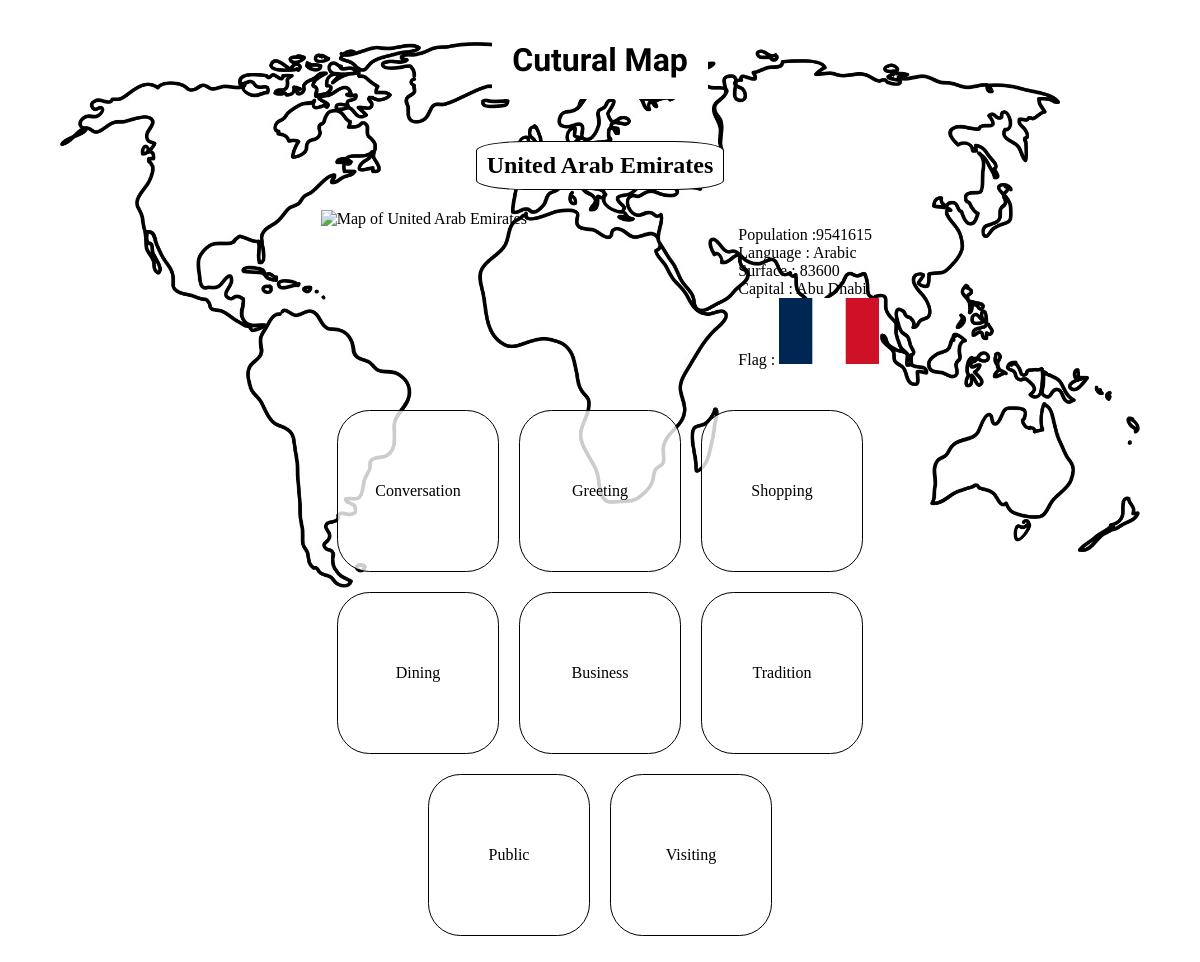
The page /country.php?name=United Arab Emirates on the database its author committed.
### tables this page shows
CREATE TABLE `countries` (
  `country_id` int(11) AUTO_INCREMENT PRIMARY KEY NOT NULL ,
  `name` varchar(52) NOT NULL,
  `capital` varchar(30) DEFAULT NULL,
  `hab_name` varchar(41) DEFAULT NULL,
  `area` varchar(10) DEFAULT NULL,
  `nb_hab` varchar(10) DEFAULT NULL,
  `currency` varchar(39) DEFAULT NULL,
  `language` varchar(26) DEFAULT NULL
);

### country.php (the view, shortened to what this page needs)
<?php
include_once 'includes/dbh.inc.php';
?>
<!DOCTYPE html>
<html lang="en">
<head>
    <link rel="stylesheet" href="styles/styles.css">
</head>
<body>
    <div id="wrapper">
        <h1>Cutural Map</h1>
        <?php
        echo "<h2>" . $_GET['name'] . "</h2>";
        echo "<div id=\"wrapperCountry\">";
        ?>
        <?php
        $sql = "SELECT * FROM countries WHERE name='" . $_GET['name'] . "';";
        $result = mysqli_query($conn, $sql);
        $resultCheck = mysqli_num_rows($result);
        if ($resultCheck > 0) {
            echo "<div id=\"map\"> <img width=\"100%\" src=\"img/maps/map" . $_GET['name'] . ".png\" alt=\"Map of " . $_GET['name'] . "\"></div>";
            echo "<div class=\"country\"> <ul>";
            while ($row = mysqli_fetch_assoc($result)) {
                echo "<li>Population :" . $row['nb_hab'] . "</li>";
                echo "<li>Language : " . $row['language'] . "</li>";
                echo "<li>Surface : " . $row['area'] . "</li>";
                echo "<li>Capital : " . $row['capital'] . "</li>";
                echo "<li>Flag : <img width=\"100px\" src=\"img/flagFrance.webp\" alt=\"Flag of France\"></li>";
            }
            echo "</ul></div></div>";
        }
        ?>
        <ul id="chooseCountry">
            <a href="#">
                <li id="country">Conversation</li>
            </a>
            <a href="#">
                <li id="country">Greeting</li>
            </a>
            <a href="#">
                <li id="country">Shopping</li>
            </a>
            <a href="../tinder.html">
                <li id="country">Dining</li>
            </a>
            <a href="#">
                <li id="country">Business</li>
            </a>
            <a href="#">
                <li id="country">Tradition</li>
            </a>
            <a href="#">
                <li id="country">Public</li>
            </a>
            <a href="#">
                <li id="country">Visiting</li>
            </a>
        </ul>
    </div>
</body>
</html>

### styles/styles.css (style rules this page uses)
body { margin: 0px; padding: 0px; background-attachment: fixed; background-image: url(../img/maps/mapWorld3.png); background-size: 90%; background-repeat: no-repeat; background-position-x: center; background-position-y: 10%; }
h1 { padding: 20px; text-align: center; font-family: 'Mansalva', cursive; background-color: white; }
h2 { text-align: center; background-color: white; border: 1px black solid; border-radius: 20%; padding: 10px; }
a { text-decoration: none; color: black; margin: 10px; }
#wrapperCountry { display: flex; flex-direction: row; justify-content: space-around; width: 60%; }
#wrapper { display: flex; flex-direction: column ; justify-content: center; align-items: center; }
#map { width: 30%; height: 20%; }
#chooseCountry { text-align: center; display: flex; flex-direction: row; flex-wrap: wrap; width: 60%; justify-content: center; padding: 0; }
#country { width: 20vh; height: 20vh; border: 1px solid black; border-radius: 20% ; background-color: rgba(255, 255, 255,0.8); display: table-cell; vertical-align: middle; }
ul { list-style: none; }

### rows shown on the page
countries: nb_hab "9541615", language "Arabic", area "83600", capital "Abu Dhabi"

### other values the page prints
$_GET['name'] "United Arab Emirates"
